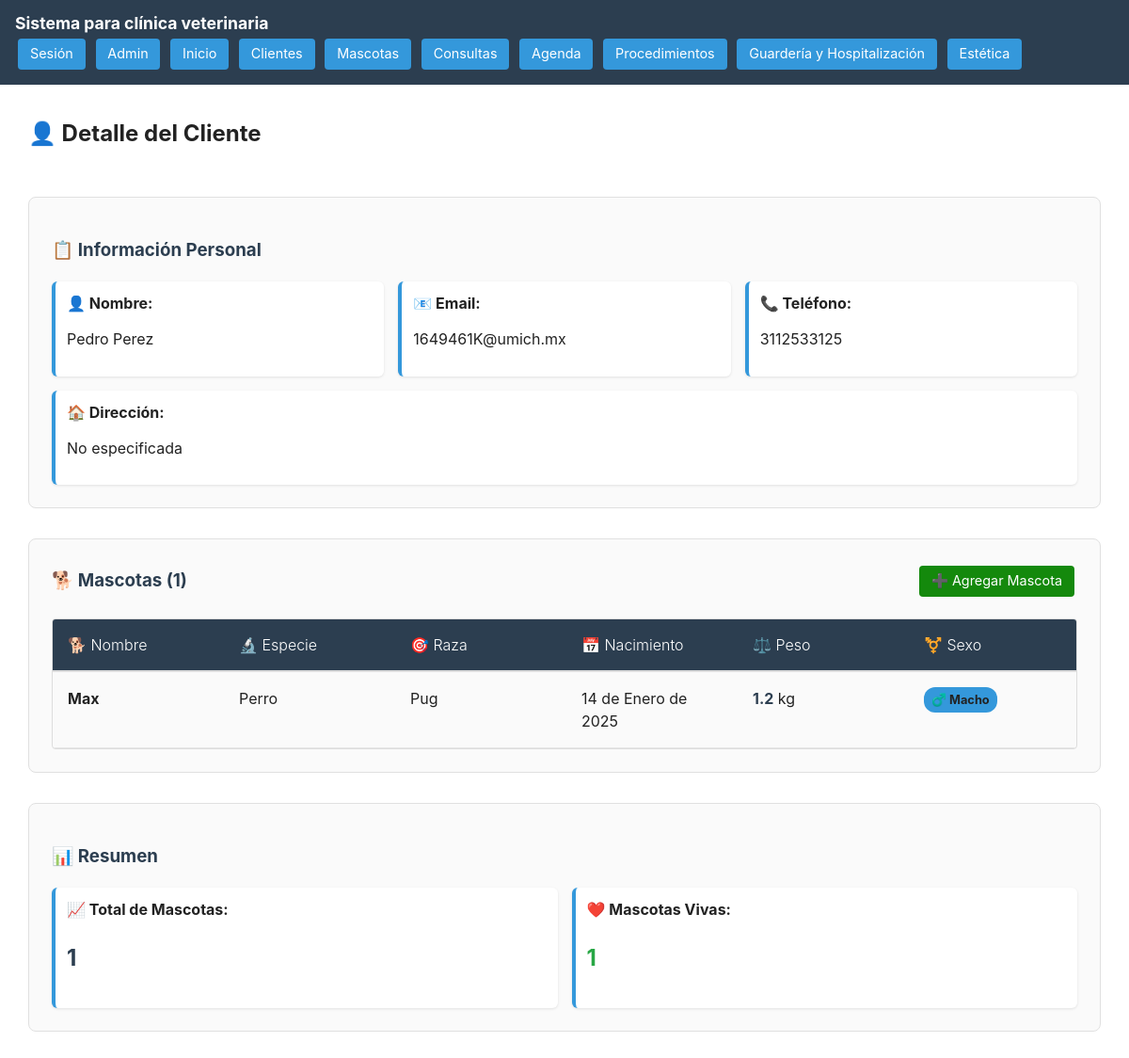
/cliente/2/ (signed in), run on an earlier commit of the app's database.
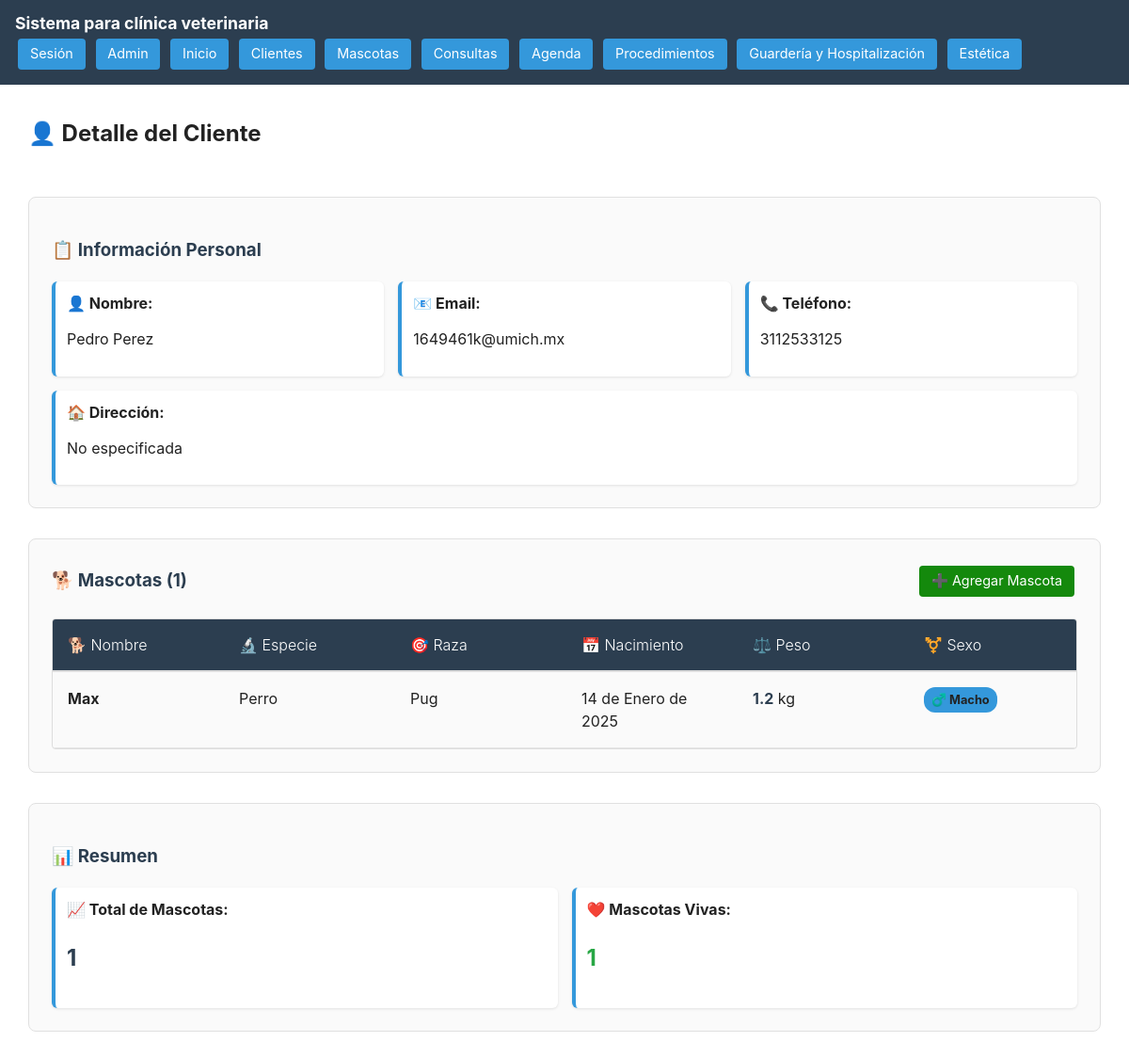
And on a later commit of the database.
### ClientesMascotas/models.py (models this page shows)
class Clientes(models.Model):
    nombre = models.CharField(max_length=255)
    email = models.EmailField(unique=True, blank = True)
    telefono = models.CharField(max_length=20, unique = True)
    direccion = models.TextField(blank=True)

### ClientesMascotas/views.py (the view)
# urls.py: path('cliente/<int:cliente_id>/', views.detalle_cliente, name='detalle_cliente'),
@login_required
def detalle_cliente(request, cliente_id):
    cliente = get_object_or_404(Clientes, id=cliente_id)
    mascotas = Mascotas.objects.filter(cliente=cliente).order_by('nombre')
    mascotasVivas = Mascotas.objects.filter(cliente=cliente, vive = True).count()
    context = {
        'cliente': cliente,
        'mascotas': mascotas,
        'mascotasVivas': mascotasVivas
    }
    return render(request, 'clientesMascotas/Clientes/detalleCliente.html', context)

### templates/clientesMascotas/Clientes/detalleCliente.html (shortened to what this page needs)
{% extends 'base.html' %}
{% load static %}
{% block content %}
<section class="container">
    <div class="header-actions">
        <h2>👤 Detalle del Cliente</h2>
    </div>
    <div class="form-section">
        <h3 style="color: var(--brand-bg); margin-bottom: 20px;">📋 Información Personal</h3>
        <div class="info-grid">
            <div class="info-item">
                <strong>👤 Nombre:</strong>
                <p>{{ cliente.nombre }}</p>
            </div>
            <div class="info-item">
                <strong>📧 Email:</strong>
                <p>{{ cliente.email|default:"No especificado" }}</p>
            </div>
            <div class="info-item">
                <strong>📞 Teléfono:</strong>
                <p>{{ cliente.telefono|default:"No especificado" }}</p>
            </div>
            <div class="info-item full-width">
                <strong>🏠 Dirección:</strong>
                <p>{{ cliente.direccion|default:"No especificada"|linebreaks }}</p>
            </div>
        </div>
    </div>
    <div class="form-section">
        <div style="display: flex; justify-content: space-between; align-items: center; margin-bottom: 20px;">
            <h3 style="color: var(--brand-bg); margin: 0;">🐕 Mascotas ({{ mascotas|length }})</h3>
            <a href="{% url 'agregar_mascota' %}?cliente_id={{ cliente.id }}" class="btn-agregar">
                ➕ Agregar Mascota
            </a>
        </div>
        {% if mascotas %}
        <div class="custom-table-container">
            <table class="custom-table">
                <thead>
                    <tr>
                        <th>🐕 Nombre</th>
                        <th>🔬 Especie</th>
                        <th>🎯 Raza</th>
                        <th>📅 Nacimiento</th>
                        <th>⚖️ Peso</th>
                        <th>⚧️ Sexo</th>
                    </tr>
                </thead>
                <tbody>
                    {% for mascota in mascotas %}
                    <tr>
                        <td>
                            <strong>{{ mascota.nombre }}</strong>
                        </td>
                        <td>{{ mascota.especie|default:"-" }}</td>
                        <td>{{ mascota.raza|default:"-" }}</td>
                        <td>{{ mascota.fechaNacimiento }}</td>
                        <td>
                            <span class="weight-value">{{ mascota.peso|default:"0" }}</span> kg
                        </td>
                        <td>
                            {% if mascota.sexo == 'macho' %}
                                <span class="badge" style="background: #3498db;">♂️ Macho</span>
                            {% else %}
                                <span class="badge" style="background: #e84393;">♀️ Hembra</span>
                            {% endif %}
                        </td>
                    </tr>
                    {% endfor %}
                </tbody>
            </table>
        </div>
        {% else %}
        <div class="no-data">
            <p>📝 Este cliente no tiene mascotas registradas.</p>
        </div>
        {% endif %}
    </div>
    <div class="form-section">
        <h3 style="color: var(--brand-bg); margin-bottom: 20px;">📊 Resumen</h3>
        <div class="info-grid compact">
            <div class="info-item">
                <strong>📈 Total de Mascotas:</strong>
                <p style="font-size: 1.5em; font-weight: bold; color: var(--brand-bg);">
                    {{ mascotas|length }}
                </p>
            </div>
            <div class="info-item">
                <strong>❤️ Mascotas Vivas:</strong>
                <p style="font-size: 1.5em; font-weight: bold; color: var(--success-color);">
                    {{ mascotasVivas|default:0 }}
                </p>
            </div>
        </div>
    </div>
</section>
{% endblock %}

What changed in the data, as far as the page shows it:
changed Clientes "Pedro Perez": email "1649461K@umich.mx" → "1649461k@umich.mx"
